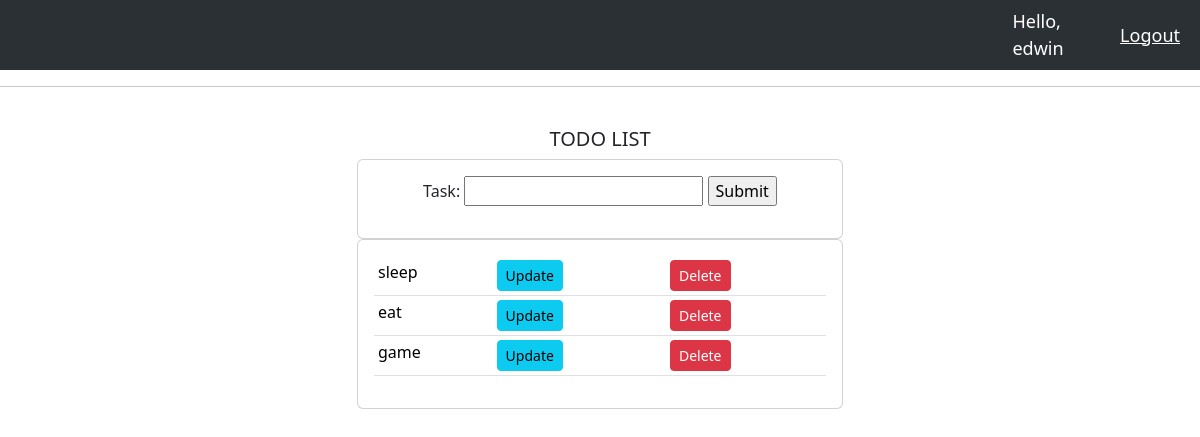
The app's page / (signed in), older data.
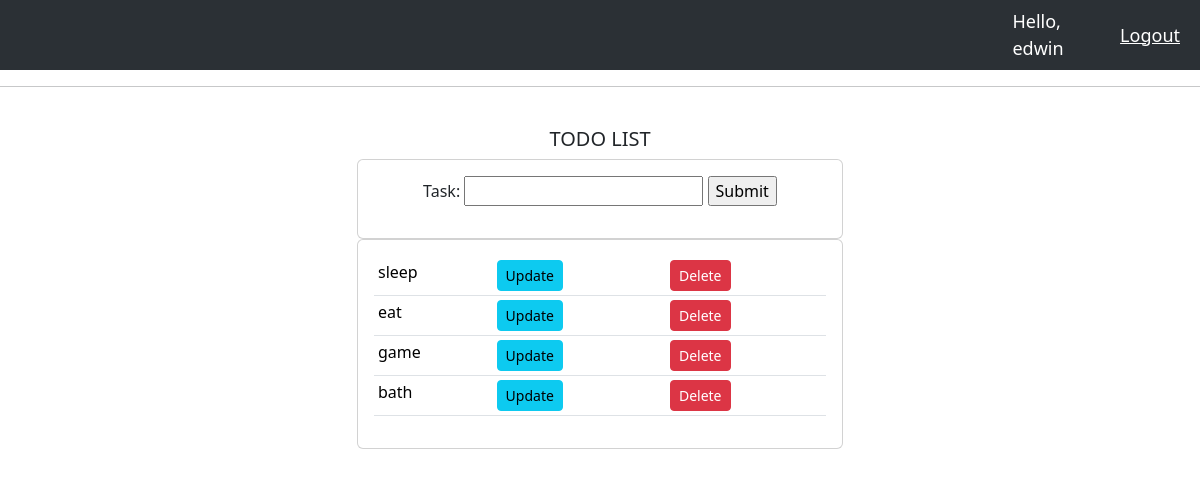
The same page, newer data.
### todoapp/models.py (models this page shows)
class List(models.Model):
    guest = models.ForeignKey(Guest, null=True, on_delete=models.SET_NULL)
    task = models.CharField(max_length=200, null=True)
    date_created = models.DateTimeField(auto_now_add=True, null=True)
    def __str__(self):
        return self.task

### todoapp/views.py (the view, shortened to what this page needs)
# urls.py: path('', views.index, name="todo"),
@login_required(login_url='login')
def index(request):
    guests = request.user.guest.list_set.all()
    guest = Guest.objects.get(user=request.user)
    lists = List.objects.all()
    initial_data = {'guest': guest}
    form = ListForm(initial=initial_data)
    context = {'lists': lists, 'form': form, 'guests':guests}
    return render(request, 'todoapp/todo.html', context)

### todoapp/forms.py
class ListForm(ModelForm):
    class Meta:
        model = List
        fields = '__all__'
        exclude = ['guest']

### todoapp/templates/todoapp/todo.html (shortened to what this page needs)
{% extends 'todoapp/index.html' %}
{% block content %}
<br>
    <div class="row justify-content-center">
        <div class="col-md-5 d-flex justify-content-center flex-column">
            <h5 class="center">TODO LIST</h5>
            <div class="card card-body">
            <form action="" method='POST'>
                <p class="center">
                    {{form}}
                    <input type="submit">
                </p>
            </form>
        </div>
        <div class="card card-body">
            <div class="d-flex justify-content-center">
                <table class="table table-sm">
                    <tbody>
                      {% for guest in guests %}
                        <tr>
                          <td>{{ guest }}</td>
                          <td><a class="btn btn-sm btn-info" href="{% url 'update_list' guest.id %}">Update</a></td>
                          <td><a class="btn btn-sm btn-danger" href="{% url 'delete_list' guest.id %}">Delete</a></td>
                        </tr>
                      {% endfor %}
                    </tbody>
                  </table>
            </div>
        </div>
    </div>
</div>
{% endblock  %}

### todoapp/templates/todoapp/index.html (shortened to what this page needs)
{% load static %}
<!DOCTYPE html>
<html lang="en">
<head>
    <link href="https://cdn.jsdelivr.net/npm/bootstrap@5.3.1/dist/css/bootstrap.min.css" rel="stylesheet">
    <link rel="stylesheet" href="{% static 'css/main.css' %}">
</head>
<body>
    {% include 'todoapp/navbar.html' %}
    {% block content %}
    {% endblock content %}
</body>
</html>

### todoapp/templates/todoapp/navbar.html (shortened to what this page needs)
  <nav class="navbar navbar-expand-lg bg-body-tertiary bg-dark" data-bs-theme="dark">
      <span class="hello-msg">Hello, {{request.user}}</span>
      <span><a class="hello-msg" href="{% url 'logout' %}"> Logout</a></span>
    </nav>
  <hr>

### todoapp/static/css/main.css (style rules this page uses)
.center { position: center; text-align: center; }
.hello-msg { font-size: 18px; color: #fff; margin-right: 20px; }

### todoapp/templates/todoapp/navbar.html (style rules this page uses)
.hello-msg { font-size: 18px; color: #fff; margin-right: 20px; }

Row changes from the older to the newer data that the page shows:
added List: task "bath"
